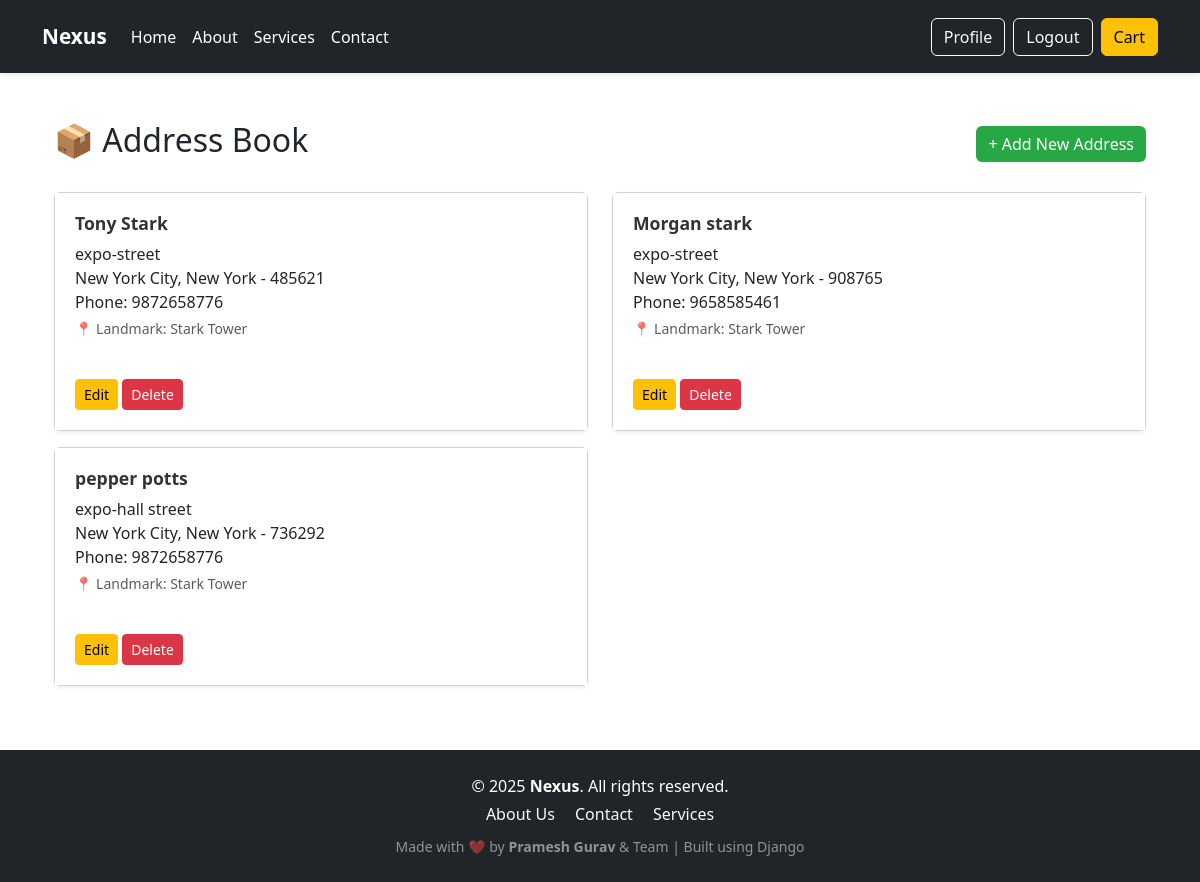
The page /address-book/ (signed in) on the database as committed earlier.
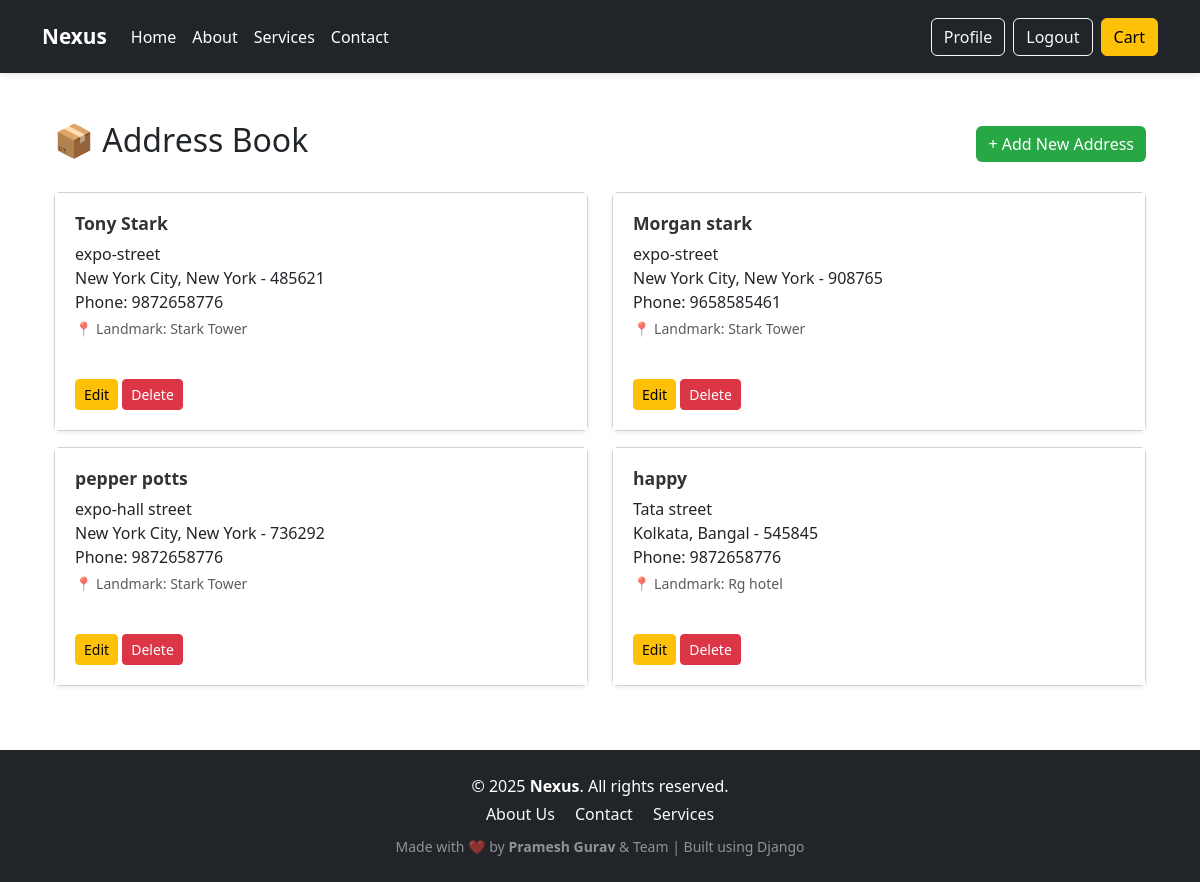
The same page on the database as committed later.
### store/models.py (models this page shows, shortened)
class Address(models.Model):
    user = models.ForeignKey(User, on_delete=models.CASCADE)
    full_name = models.CharField(max_length=100)
    phone = models.CharField(max_length=15)
    pincode = models.CharField(max_length=10)
    city = models.CharField(max_length=100)
    state = models.CharField(max_length=100)
    street_address = models.CharField(max_length=200)
    landmark = models.CharField(max_length=200, blank=True, null=True)

### store/views.py (the view)
# urls.py: path('address-book/', views.address_book, name='address_book'),
@login_required
def address_book(request):
    addresses = Address.objects.filter(user=request.user)
    return render(request, 'store/address_book.html', {'addresses': addresses})

### store/templates/store/address_book.html
{% extends 'store/base.html' %}
{% block content %}
<div class="container mt-5">
    <div class="d-flex justify-content-between align-items-center mb-4">
        <h2>📦 Address Book</h2>
        <a href="{% url 'add_address' %}" class="btn btn-success">+ Add New Address</a>
    </div>
    {% if addresses %}
        <div class="row">
            {% for address in addresses %}
                <div class="col-md-6">
                    <div class="card mb-3 shadow-sm">
                        <div class="card-body">
                            <h5 class="card-title mb-2">{{ address.full_name }}</h5>
                            <p class="card-text mb-1">
                                {{ address.street_address }}<br>
                                {{ address.city }}, {{ address.state }} - {{ address.pincode }}<br>
                                Phone: {{ address.phone }}
                            </p>
                            {% if address.landmark %}
                                <small class="text-muted">📍 Landmark: {{ address.landmark }}</small><br>
                            {% endif %}
                            <div class="mt-3">
                                <a href="{% url 'edit_address' address.pk %}" class="btn btn-sm btn-warning">Edit</a>
                                <a href="{% url 'delete_address' address.pk %}" class="btn btn-sm btn-danger">Delete</a>
                            </div>
                        </div>
                    </div>
                </div>
            {% endfor %}
        </div>
    {% else %}
        <div class="alert alert-info">You have not added any addresses yet.</div>
    {% endif %}
</div>
{% endblock %}

Rows that differ between the two databases and show on the page:
added Address: full_name "happy", street_address "Tata street", city "Kolkata", state "Bangal", pincode "545845", phone "9872658776", landmark "Rg hotel"
